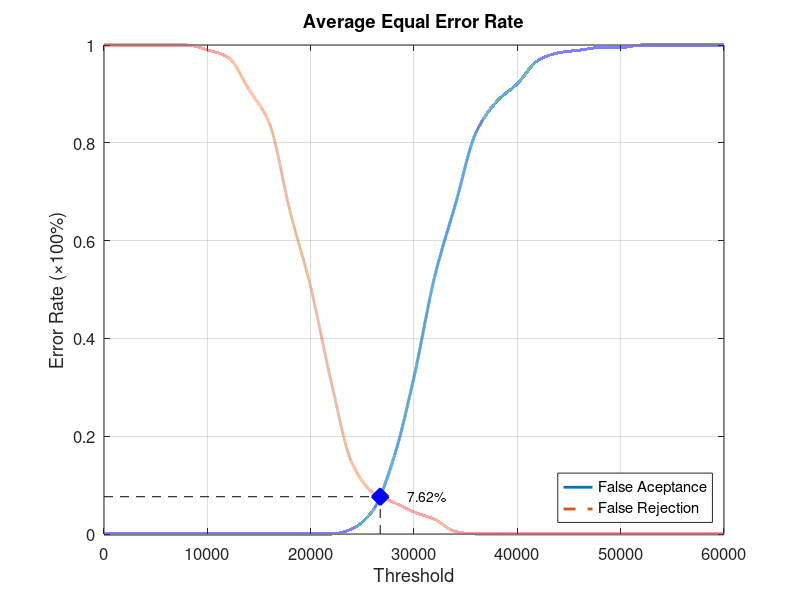
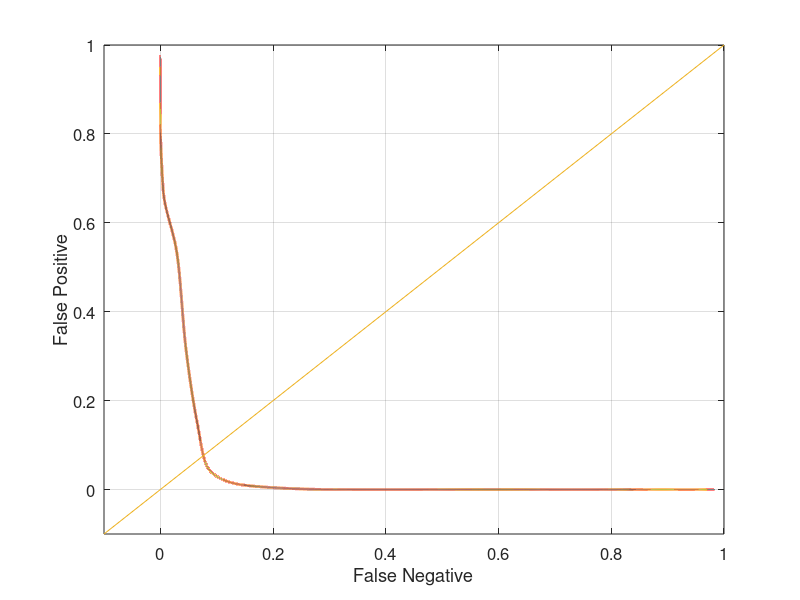

MATLAB code to generate these figures, in order:
function yEER = Database3_3
close all;
clear;
clc;
x = 0:2000:60000;
xq = 0:0.5:60000;

y0 = [0 0 0 0 0 0 0 0 0 0 0 0 0.0105263 0.0473684 0.152632 0.321053 0.526316 0.673684 0.821053 0.884211 0.921053 0.968421 0.984211 0.989474 0.994737 0.994737 1 1 1 1 1];
yy0 = interp1(x, y0, xq, 'pchip');
y1 = [1 1 1 1 1 0.99 0.975 0.91 0.84 0.66 0.505 0.31 0.145 0.085 0.065 0.045 0.03 0.005 0 0 0 0 0 0 0 0 0 0 0 0 0];
yy1 = interp1(x, y1, xq, 'pchip');

% Calculating EER: 
y2 = abs(y0 - y1);
find(y2 == min(y2))
yy2 = abs(yy0 - yy1);
xEER = find(yy2 == min(yy2));
xEERIndex = xq(xEER) % X-axis EER
yEER = yy0(xEER) % Y-axis EER

main = figure
plot(xq, yy0,'-','LineWidth', 2);	hold on
plot(xq, yy1,'--','LineWidth', 2);	hold on
plot([xEERIndex xEERIndex], [0 yEER], 'k--');	hold on
plot([0 xEERIndex], [yEER yEER], 'k--');	hold on
plot(xEERIndex, yEER, 'bx', 'LineWidth', 10);	hold on
text(xEERIndex + 10 * xEERIndex / 100, yEER, [num2str(round((10000 * yEER)) / 100) '%'])
legend('False Aceptance', 'False Rejection', 'Location', 'SouthEast')
xlabel('Threshold')
ylabel('Error Rate (\times100%)')
title('Average Equal Error Rate')
set(gca, 'FontSize', 12)
axis([0 60000 0 1])
grid on

print(main, 'Database3_3Main', '-dpng');
FNRxFPR = figure('Color', [1 1 1]);
plot(yy1, yy0, '-', yy1, yy0, 'LineWidth', 2);
hold on
y = -0.1:0.1:1
plot(y, y); 
set(gca, 'FontSize', 12)
xlabel('False Negative')
ylabel('False Positive')
axis([-0.1 1 -0.1 1])
set(gca, 'FontSize', 12)
grid on

print(FNRxFPR, 'Database3_3FNRxFPR','-dpng');
end
